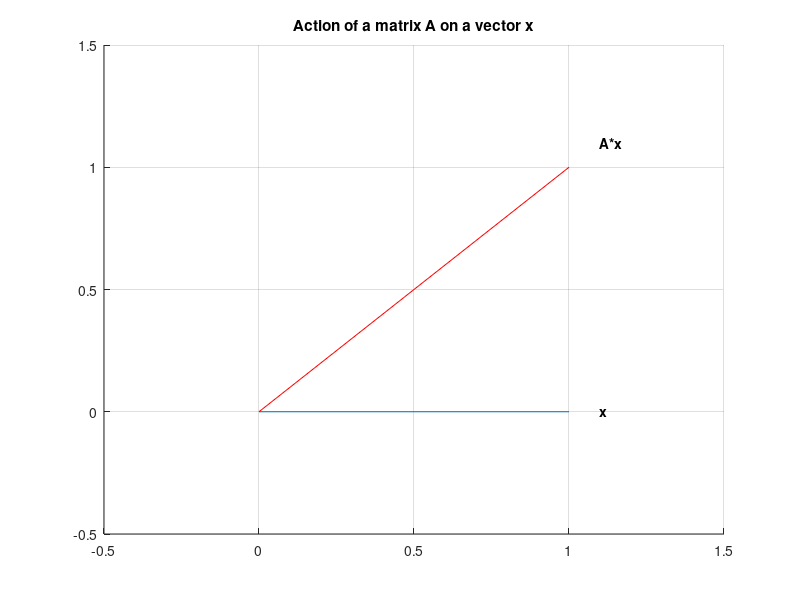
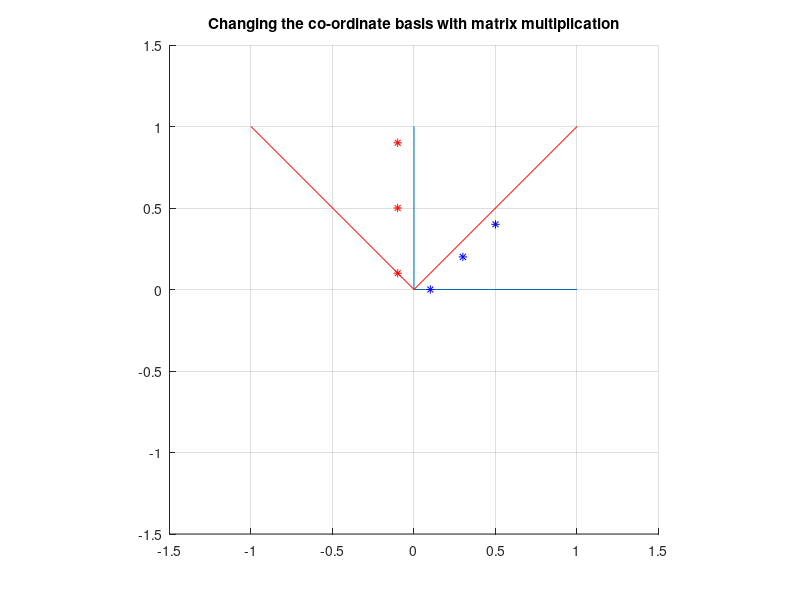
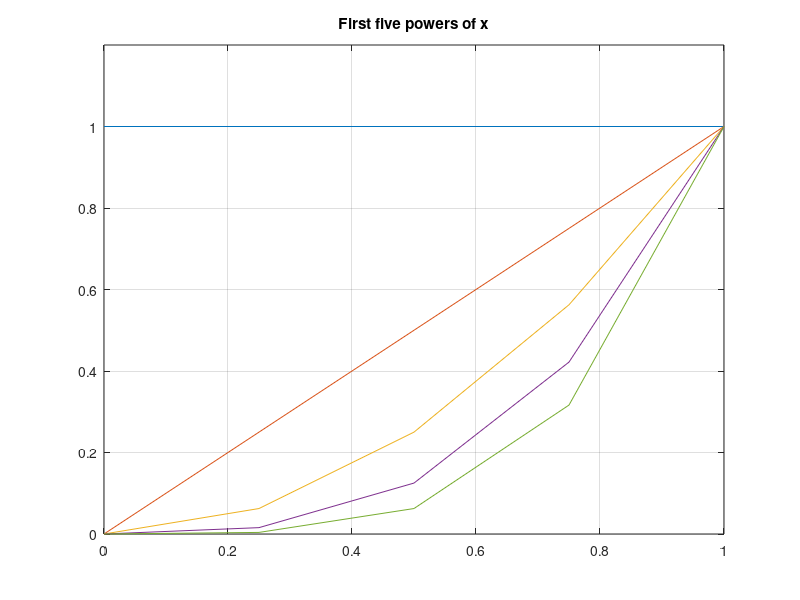
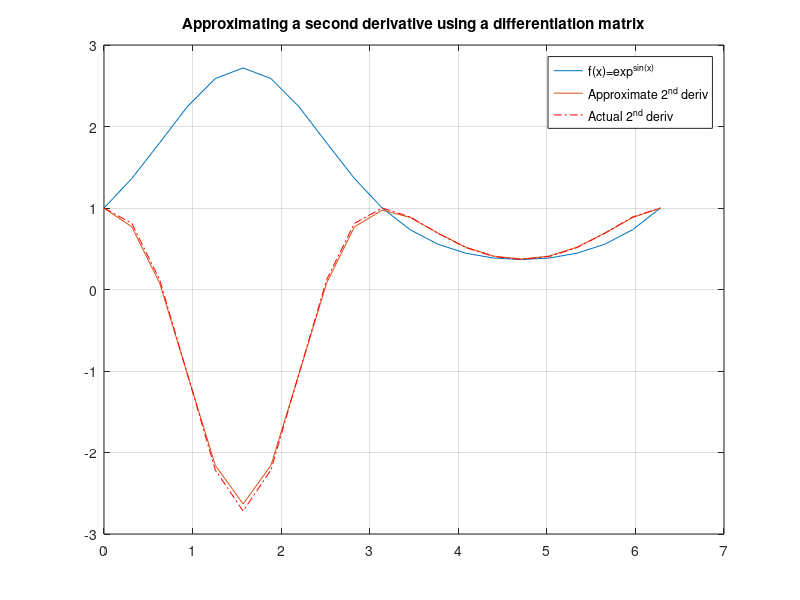

Here is the MATLAB script that generated these plots, in order: (Note: this script raises an error after producing the figures.)
%% NUMERICAL LINEAR ALGEBRA WITH MATLAB
% This document looks at some important concepts in linear and shows how to
% solve some basic problems using MATLAB.

%% Matrix-Vector products
% Let's think about what a matrix-vector product actually does. It's more
% interesting that you think! Lets take a simple example. Consider the
% vector [1;0] multiplied by a matrix [1,1;1,1]
%%
figure('color',[1 1 1])
A=ones(2)
x=[1;0]
Ax=A*x
line([0 x(1)],[0 x(2)]), hold on, grid on
line([0,Ax(1)],[0,Ax(2)],'color',[1 0 0])
text(1.1,0,'x','fontweight','bold'), text(1.1,1.1,'A*x','fontweight','bold')
axis([-0.5 1.5 -0.5 1.5])
title('Action of a matrix A on a vector x')
%%
% We can see that the matrix multiplication resulted in a vector that was
% rotated by a certain angle and also stretched by a certain factor. This
% action (stretching and rotating) is extremely useful for switching from
% one co-ordinate system [x,y] to another [x', y']. Something that you will
% come across in special relativity and a number of other areas. To
% visualise what we mean by a co-ordinate transformation, consider the
% basis vectors x:=[1,0] and y:=[0,1], and a point p:=[0.2,0.1].
figure('color',[1 1 1])
xy=[1,0;0,1]
p=[0.5,0.3,0.1;0.4,0.2,0.0]
A=[-1 1;1 1]
xyp=A*xy; % Co-ordinate rotation step
Ap=A*p;
line([0 xy(1,1)],[0 xy(2,1)]), grid on, hold on
line([0,xy(1,2)],[0,xy(2,2)])
plot(p(1,:),p(2,:),'*','markersize',6,'color','b')
line([0, xyp(1,1)],[0 xyp(2,1)],'color',[1 0 0])
line([0, xyp(2,1)],[0,xyp(2,2)],'color',[1 0 0])
plot(Ap(1,:),Ap(2,:),'*','markersize',6,'color','r')
axis([-1.5 1.5 -1.5 1.5]), axis square
title('Changing the co-ordinate basis with matrix multiplication')

%% A rogue's gallery of useful matrices
% Matrices can be thought of as a 2-D array of data, or a collection of
% vectors. There are a number of important matrices that are extremely
% useful, and worth knowing about. We will use several of these later on in 
% this lecture. Here are a few:
%%
% * Identity
% * Ones/Zeros
% * Upper/Lower Triangular
% * Symmetric
% * Vandermonde
% * Finite Difference
% * Rotation
%%
% The *Identity Matrix* or *I*
%%
I = eye(4)
%%
% A *matrix of ones or zeros*:
%% 
O = ones(4)
Z = zeros(4)
%%
% *Upper and lower triangular matrices*. These are particularly important,
% as we shall see below, and consist of matrices that have zeros below, or
% above the _main diagonal_
%%
UT = triu(randn(4))
LT = tril(randn(4))
%%
% *Symmetric matrices* are matrices that have the same
% elements above he main diagonal as below the main diagonal:
%%
A = randn(4);
SYM = A*A'
%%
% The *Vandermonde matrix* is a matrix whose columns are polynomials in
% $$x$. This is useful in curve fitting and interpolation, for example, if 
% I wanted to find the $$3^{rd}$ order interpolating polynomial for some 
% data [x,y], then I would use the following matrix:
figure('color',[1 1 1])
x=linspace(0,1,5)';
IM = [x.^0, x.^1, x.^2, x.^3, x.^4]
plot(x,IM), axis([0 1 0 1.2]), grid on
title('First five powers of x')
%%
% Generally for interpolation, it's better to use a matrix whose columns
% are *orthogonal* polynomials, such as Legendre or Chebyshev, but this is
% beyond the remit of this course.
%%
% *Finite difference matrices* are extremely useful. They are matrices that
% approximate the derivative of a function on a grid. One way to calculate
% them is to fit an interpolating polynomial through the function, and then
% differentiate the polynomial to get what is called a finite difference
% stencil, while the other is to use a Taylor expansion to approximate
% the derivatives.
%%
% As an illustration, we will use the Taylor expansion.
%%
% <latex> {\Large
% $ f(x+\Delta x) = f(x) + \Delta x f'(x) + \frac{{\Delta x}^2f''(x)}{2!} +
% $}{\emph higher order terms} </latex>
%%
% Here the dash represents a derivative with respect to x. If we ignore
% terms above the first derivative, we see we can say that
%%
% <latex> {\Large
% $ f'(x) \approx \frac{f(x+ \Delta x) - f(x)}{\Delta x}$} </latex>
%%
% This is called the *forward difference* approximation. If we apply this
% formula to itself, we come up with an approximation for the second
% derivative of a function:
%%
% <latex>{\Large
% $ f''(x) \approx \frac{1}{\Delta x}\left(\frac{f(x+\Delta x+\Delta
% x)-f(x+\Delta x)-f(x+\Delta x)+f(x)}{\Delta x}\right)$}</latex>
%%
% or that, finally:
%%
% <latex> {\Large
% $ f''(x) \approx \frac{1}{\Delta x^2}\left(f(x+2\Delta x
% )-2f(x+\Delta x)+f(x)\right)$}</latex>
%%
% How to turn this into a matrix, however? If we imagine a function
% expressed on a grid of points $${x_1,x_2,\cdots,x_N}$ and replace the
% function evaluation $$f(x+\Delta x)$ with function evaluations at the
% grid points, then the second derivative can be expressed as the following
% matrix:
%%
N=5;
I=ones(N,1);
D2 = spdiags([I, -2*I, I],[-1:1],N,N);
full(D2)
%%
% Here we use the construct 
%  spdiags
% to tell MATLAB that the matrix is sparse, i.e. is composed of mainly zero
% elements. In fact, this particular type of sparsity pattern is called
% *tridiagonal*. Consider the second row of this matrix multiplied by a
% vector which is the function evaluated on the grid of points $$x_i$,
% $$\left[f(x_0), f(x_1), f(x_2),\cdots,f(x_N)\right]^T$. We have the following 
% result:
%%
% <latex>
% $ \left(\begin{array}{cccccc} 1&-2&1&0&\cdots&0 \end{array}\right)\times
% \left(\begin{array}{c} f(x_0) \\ f(x_1) \\ f(x_2) \\ \vdots \\
% f(x_N)\end{array}\right) = f(x_0)-2\times f(x_1)+f(x_2)$
% </latex>
%%
% That is, the result of multiplying the second row of the differentiation
% matrix by a vector representing our function on the grid, gives an
% approximation to the derivative of our function on the grid. As an
% example, let's calculate the second derivative of $$ f(x)=\exp^{\sin(x)}$ 
% on a grid of 21 points:
N=21; x=linspace(0,2*pi,N)'; % set up the grid
I=ones(N,1); dx=x(2)-x(1);
D2 = spdiags([I, -2*I, I],[-1:1],N,N)/dx^2; %2nd derivative matrix
f=@(x)(exp(sin(x))) % function
d2 = D2*f(x);       % numerical derivative
d2(1)=1; d2(N)=1;   % fix boundary points
figure('color',[1 1 1])
plot(x,f(x),x,d2), grid on, hold on
d2f=@(x)(cos(x).^2.*exp(sin(x))-sin(x).*exp(sin(x))) % actual second derivative
plot(x,d2f(x),'r-.')
title('Approximating a second derivative using a differentiation matrix');
legend('f(x)=exp^{sin(x)}','Approximate 2^{nd} deriv','Actual 2^{nd} deriv');
hold off
%% Systems of linear equations
% At its heart, the subject of linear algebra is concerned with how to
% solve the seemingly simple equation:
%
% $${\bf{A}}x=b$,
% where $${\bf{A}}$ is a matrix and $$x$ and $$b$ are vectors.
%%
%
% This might seem surprising, but this problem is right at the heart of
% almost all problems in scientific computing, from differential equations
% to eigenvalue problems to interpolation and curve fitting. 

%%
% Of course, for a single scalar variable, x, we know what that means:
% $$ a\times x = y$
% from which we can deduce that 
% $$ x = y/a$, for non-zero $$a$.
%%
% The question is how do we solve such a problem when we have more than one
% unknown variable, or, equivalently, when x is a vector? To investigate this
% question, let's consider the following electrical circuit:
%
[c,m]=imread('circuit2.gif','gif');

figure('color',[1 1 1]),
image(c), colormap(m), axis equal, axis off

%%
% We want to calculate the currents $$I_1,I_2,I_3$ 
%%
% Using Kirchoff's voltage laws we get the following three equations for
% the three unknown currents:
%%
% <latex>
% $\left\{\begin{array}{ccc}
% I_1 + 25(I_1-I_2)+50(I_1-I_3) & = & 10 \\
% 25(I_2-I_1) + 30I_2 + I_2 -I_3 & = & 0 \\
% 50(I_3-I_1)+I_3-I_2+55I_3 & = & 0 \end{array}\right . $
% </latex>
%%
% which, with a little re-arranging becomes:
%%
% <latex>
% $\left\{\begin{array}{ccc}
% 76I_1 - 25I_2-50I_3 & = & 10 \\
% -25I_1 +56I_2 -I_3 & = & 0 \\
% -50I_1-I_2+106I_3 & = & 0 \end{array}\right .$
% </latex>
%%
% Finally, we can gather all the coefficients into a matrix, and the
% unknowns into a vector, to write the single matrix linear equation:
%%
% <latex>
% $\left( {\begin{array}{ccc}
% 76 & -25 & -50 \\
% -25 & 56 & -1  \\
% -50& -1 & 106 \end{array}} \right)
% \times \left(\begin{array}{c}
% I_1\\
% I_2\\
% I_3 \end{array}\right) = \left( \begin{array}{c}
% 10 \\
% 0\\
% 0 \end{array}\right)$
% </latex>
%%
% In this way we have got the system of equations into the form that we
% described above, namely:
% $${\bf{A}}x=b$
%%
% Of course, for a small system (3 by 3 in this case) we can solve this by
% hand. For a larger system, however, we need a computer. The basic
% approach to solving such a system is an extension of that used by hand,
% namely we add and subtract multiples of one row to one another until we
% finally end up with an upper triangular matrix. This action
% of adding and subtrating multiples of one row to another is known as a
% basic row operation. Let us illustrate the process with MATLAB. Before we
% begin, we augment the right hand side vector to be an extra column in our
% matrix $$\bf A$, so it is now three rows by four columns.
A=[76 -25 -50 10;-25 56 -1 0; -50 -1 106 0]
rrefexample(A)
%%
% What is the advantage of reducing $${\bf A}$ to be upper triangular?
% Starting from the last row, we see that we now have an equation that
% depends only on $$I_3$, that is $$I_3 = 0.117$. The row above depends on
% $$I_3$ and $$I_2$ only, and we now know what $$I_3$ is! In this way, we
% work our way up through the rows substituting as we go, and in each row
% there is only a single unknown variable. This process is called _back
% substitution_. This entire process - that of reducing the matrix to a
% triangular form and solving via back substitution - is the way most
% computer packages solve these linear systems. In MATLAB, the shorthand
% way of solving such systems is with the backslash character ``\''
A=[76 -25 -50;-25 56 -1; -50 -1 106]
b =[10;0;0]
I= A\b
%%
% In the example above, we have performed a special case of what is a more 
% general idea - that of transforming a matrix into a special form, so that 
% the equations can be solved more easily. In general, the idea of
% transforming a matrix through a series of elementary row operations is a
% powerful one. May special types of _matrix factorisations_ exist, and two
% of the most important examples are:
%%
% *QR decomposition*
% In this case, a general matrix is written as the product of two matrices,
% one orthogonal and one upper triangular:
% $${\bf A = QR}$
% As the inverse of an orthogonal matrix is equal to its transpose, we find
% the solution to the general system $${\bf A}x=b$ can be calculated as:
%%
% <latex>
% $\begin{array}{l}
% {\bf A}x = b \\
% {\bf QR}x = b \\
% {\bf Q}({\bf R}x)=b \\
% {\bf R}x = {\bf Q^T} \times b \\
% x = {\bf R}\setminus{\bf Q^T} \times b \end{array}$
% </latex>
%%
% *LU Decomposition*
% In this case the matrix is decomposed into two, a lower and an upper
% triangular matrix. As both the matrices are triangular, the back (and
% forward) substitution process is very quick:
%%
% <latex>
% $\begin{array}{l}
% {\bf A}x = b \\
% {\bf LU}x = b \\
% {\bf L}({\bf U}x)=b \\
% {\bf L}x = {\bf U}\setminus b \\
% x = {\bf L}\setminus({\bf U}\setminus b) \end{array}$
% </latex>
%%
% As another example of using MATLAB to solve linear systems, let us
% perform a least squares fit on some experimental data. We have run an
% experiment to measure the distance fallen by an object in a given time.
% We know from the laws of motion that the distance is related to the
% initial velocity and position, and the acceleration through a quadratic
% relationship:
%%
% $$x(t) = x(0) + v(0)t + \frac{1}{2}gt^2$
%%
% We want to fit a quadratic line of best fit through the data, and hence
% work out a rough estimate for $$g$ the acceleration due to gravity.
load fall_data
t=data(:,1);
dist=data(:,2);
I=ones(size(t));
R=[I,t,t.^2];  % This is a VANDERMONDE matrix (see above)
coeffs = R\dist
g=2*coeffs(3)  % approximation for g (coeff is g/2)
plot(t,dist,'o',t,R*coeffs,'r'), grid on
title('Fitting a quadratic curve to experimental data')




%% Eigenvectors and Eigenvalues of a matrix
% As we have seen, the action of a mtrix on a vector is one of rotation and
% scaling. There are certain vectors, however, which in some sense
% _resonate_ with some fundamental property of the matrix, and do not get
% rotated. These special vectors (or directions in N-Dimensional space) are
% called *eigenvectors* and the scaling factor by which they are stretched
% are called the *eigenvalues*. Mathematically what we are saying is:
% $$\bf{A}x = \lambda x$
% Or visually we are saying:
evecPlot
%%
% Essentially, what we are saying is that (square) matrices have certain 
% ``resonant modes'' or ``preferred'' co-ordinate directions, which we call
% _eigenvectors_ of the matrix. The eigenvectors are orthogonal to one
% another, and together form an orthogonal basis. If an $$N\times N$ matrix
% has N distinct eigenvalues, and correspondingly N orthogonal
% eigenvectors, then it is said to have *Rank* N, or to be *full rank*.

%%
% To make all this more concrete, let's consider an example from the
% mathematical theory of waves and vibration. In one dimension, the wave
% equation can be written as the following _partial differential equation_
% (don't worry about what this means, exactly, you'll learn more about all
% this later). 
%%
% <latex>{\Large $\frac{\partial ^2 \Psi}{\partial t^2} = c\frac{\partial ^2
% \Psi}{\partial x^2}$}</latex>
%%
% We solve such a system by a process known as _separation of the
% variables_, and this involves writing the solution to the above equation
% as a product of two parts, one purely dependent on space and the other on 
% time:
%%
% $${\Large\Psi\left(x,t\right) = \Theta\left(x\right)\Phi\left(t\right)}$
%%
% By substituting this form of the solution back into the differential
% equation, we get:
%%
% $$\ddot{\Phi}(t)\Theta(x)=c\Phi(t)\Theta''(x)$
%%
% or that
%%
% <latex> {\Large$\frac{\ddot{\Phi}(t)}{\Phi(t)} =
% c\frac{\Theta''(x)}{\Theta(x)} = -k^2 $}</latex>
%%
% The only way that the left hand side, which is completely independent of 
% $$x$, can be equal to the right hand side, which is completely 
% independent of $$t$, is if both sides are equal to a constant, $$-k^2$.
% We are interested in time independent solutions (standing waves) for this
% problem, so we can consider only the spatial parts of the equation, which
% can be written as:
%%
% <latex>
% {\Large$\frac{\partial ^2 \Theta(x)}{\partial x^2} = -k^2\Theta(x)
% $ }</latex>
%%
% This is an eigenvalue equation, exactly as we had above, and the
% solutions we are looking for are called *eigenfunctions*. This particular
% equation is important in physics and is known as the _Helmholtz
% equation_.
%%
% Using the second derivative differentiation matrix we described above
% (actually a more accurate version of it) and extending the notion to two
% dimensions, we transform a differential equation into a matrix eigenvalue
% equation. We can then use MATLAB to compute the eigenvalues and
% eigenvectors numerically to investigate the standing wave patterns, for
% example:
chladni

%   Copyright 2008-2009 The MathWorks, Inc.
%   $Revision: 35 $  $Date: 2009-05-29 15:27:34 +0100 (Fri, 29 May 2009) $
